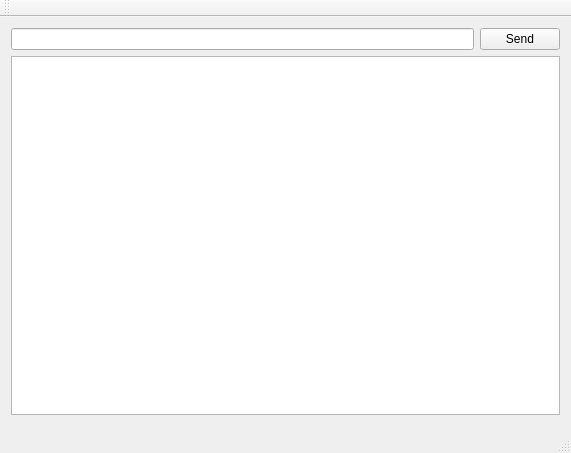
<?xml version="1.0" encoding="UTF-8"?>
<ui version="4.0">
 <class>MainWindow</class>
 <widget class="QMainWindow" name="MainWindow">
  <property name="geometry">
   <rect>
    <x>0</x>
    <y>0</y>
    <width>571</width>
    <height>453</height>
   </rect>
  </property>
  <property name="windowTitle">
   <string>MainWindow</string>
  </property>
  <widget class="QWidget" name="centralWidget">
   <layout class="QVBoxLayout" name="verticalLayout_2">
    <item>
     <layout class="QVBoxLayout" name="verticalLayout">
      <property name="bottomMargin">
       <number>5</number>
      </property>
      <item>
       <layout class="QHBoxLayout" name="horizontalLayout">
        <property name="bottomMargin">
         <number>0</number>
        </property>
        <item>
         <widget class="QLineEdit" name="txtMessage"/>
        </item>
        <item>
         <widget class="QPushButton" name="cmdSend">
          <property name="text">
           <string>Send</string>
          </property>
         </widget>
        </item>
       </layout>
      </item>
      <item>
       <widget class="QPlainTextEdit" name="txtChat"/>
      </item>
     </layout>
    </item>
   </layout>
  </widget>
  <widget class="QMenuBar" name="menuBar">
   <property name="geometry">
    <rect>
     <x>0</x>
     <y>0</y>
     <width>571</width>
     <height>18</height>
    </rect>
   </property>
  </widget>
  <widget class="QToolBar" name="mainToolBar">
   <attribute name="toolBarArea">
    <enum>TopToolBarArea</enum>
   </attribute>
   <attribute name="toolBarBreak">
    <bool>false</bool>
   </attribute>
  </widget>
  <widget class="QStatusBar" name="statusBar"/>
 </widget>
 <layoutdefault spacing="6" margin="11"/>
 <resources/>
 <connections/>
</ui>
